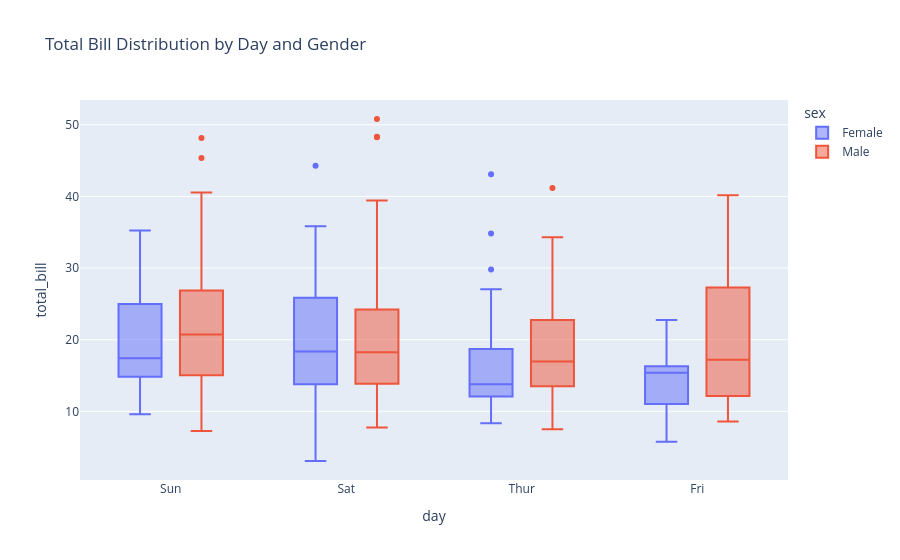

Notebook code cell kept with this figure:
### Code cell
# Box Plot
fig = px.box(tips, x='day', y='total_bill', color='sex', title='Total Bill Distribution by Day and Gender')
fig.show()

### Figure 1 — Plotly figure (JSON) as saved in the notebook; plotly's stock layout.template omitted (floating-point values rounded to 4 significant figures; data arrays with more than 128 entries replaced by an {"elided": "..."} marker saying what was removed)
{"data": [{"alignmentgroup": "True", "hovertemplate": "sex=Female<br>day=%{x}<br>total_bill=%{y}<extra></extra>", "legendgroup": "Female", "marker": {"color": "#636efa"}, "name": "Female", "notched": false, "offsetgroup": "Female", "orientation": "v", "showlegend": true, "type": "box", "x": ["Sun", "Sun", "Sun", "Sun", "Sun", "Sun", "Sat", "Sat", "Sat", "Sat", "Sat", "Sat", "Sun", "Sun", "Sat", "Sat", "Sat", "Sat", "Sat", "Sat", "Sat", "Thur", "Thur", "Fri", "Fri", "Fri", "Fri", "Fri", "Sat", "Sat", "Sat", "Sat", "Sat", "Sun", "Sun", "Thur", "Thur", "Thur", "Thur", "Thur", "Thur", "Thur", "Thur", "Thur", "Thur", "Thur", "Thur", "Thur", "Thur", "Thur", "Thur", "Thur", "Thur", "Thur", "Thur", "Thur", "Thur", "Sun", "Sun", "Sun", "Sun", "Sun", "Sat", "Sat", "Sun", "Sun", "Sun", "Thur", "Thur", "Thur", "Thur", "Thur", "Thur", "Thur", "Sat", "Sat", "Sat", "Sat", "Sat", "Fri", "Fri", "Fri", "Fri", "Sat", "Sat", "Sat", "Thur"], "x0": " ", "xaxis": "x", "y": [16.99, 24.59, 35.26, 14.83, 10.33, 16.97, 20.29, 15.77, 19.65, 15.06, 20.69, 16.93, 10.29, 34.81, 26.41, 16.45, 3.07, 17.07, 26.86, 25.28, 14.73, 10.07, 34.83, 5.75, 16.32, 22.75, 11.35, 15.38, 44.3, 22.42, 20.92, 14.31, 7.25, 25.71, 17.31, 10.65, 12.43, 24.08, 13.42, 12.48, 29.8, 14.52, 11.38, 20.27, 11.17, 12.26, 18.26, 8.51, 10.33, 14.15, 13.16, 17.47, 27.05, 16.43, 8.35, 18.64, 11.87, 29.85, 25, 13.39, 16.21, 17.51, 10.59, 10.63, 9.6, 20.9, 18.15, 19.81, 43.11, 13, 12.74, 13, 16.4, 16.47, 12.76, 13.27, 28.17, 12.9, 30.14, 13.42, 15.98, 16.27, 10.09, 22.12, 35.83, 27.18, 18.78], "y0": " ", "yaxis": "y"}, {"alignmentgroup": "True", "hovertemplate": "sex=Male<br>day=%{x}<br>total_bill=%{y}<extra></extra>", "legendgroup": "Male", "marker": {"color": "#EF553B"}, "name": "Male", "notched": false, "offsetgroup": "Male", "orientation": "v", "showlegend": true, "type": "box", "x": {"elided": "157 str values"}, "x0": " ", "xaxis": "x", "y": {"elided": "157 float values"}, "y0": " ", "yaxis": "y"}], "layout": {"boxmode": "group", "legend": {"title": {"text": "sex"}, "tracegroupgap": 0}, "title": {"text": "Total Bill Distribution by Day and Gender"}, "xaxis": {"anchor": "y", "domain": [0, 1], "title": {"text": "day"}}, "yaxis": {"anchor": "x", "domain": [0, 1], "title": {"text": "total_bill"}}}}
